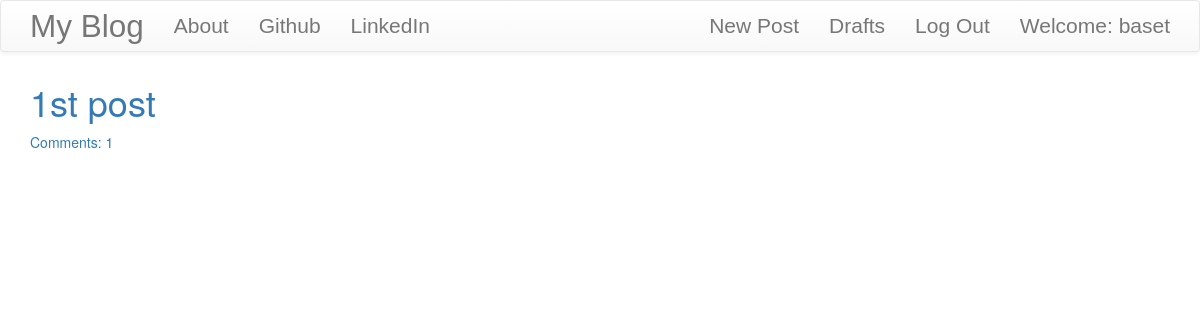
The app's page / (signed in), older data.
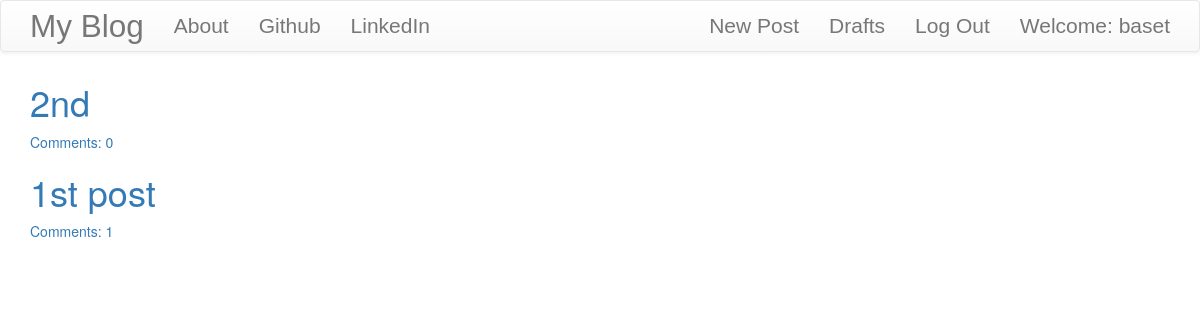
The same page, newer data.
### blog_app/models.py (models this page shows, shortened)
class Post(models.Model):
    author = models.ForeignKey('auth.User', on_delete=models.CASCADE)
    title = models.CharField(max_length=200)
    text = models.TextField()
    create_date = models.DateTimeField(default=timezone.now)
    published_date = models.DateTimeField(blank=True, null=True)
    def approve_comments(self):
        return self.comments.filter(approved_comment=True)

### blog_app/views.py (the view)
# urls.py: url(r'^$', views.PostListView.as_view(), name='post_list'),
class PostListView(ListView):
    model = Post
    def get_queryset(self):
        return Post.objects.filter(published_date__lte=timezone.now()).order_by('-published_date')

### blog_app/templates/blog_app/post_list.html (shortened to what this page needs)
{% extends "blog_app/base.html" %}
{% block content %}
    <div class="centerstage">
        {% for post in post_list %}
            <div class="post">
                <h1><a href="{% url 'post_detail' pk=post.pk %}">{{ post.title }}</a></h1>
                <a href="{% url 'post_detail' pk=post.pk %}">Comments: {{ post.approve_comments.count }}</a>
            </div>
        {% endfor %}
    </div>
{% endblock %}

### blog_app/templates/blog_app/base.html (shortened to what this page needs)
{% load static %}
<!DOCTYPE html>
<html lang="en">
<head>
    <link rel="stylesheet" href="https://maxcdn.bootstrapcdn.com/bootstrap/3.3.7/css/bootstrap.min.css"
>
    <link rel="stylesheet" href="https://maxcdn.bootstrapcdn.com/bootstrap/3.3.7/css/bootstrap-theme.min.css"
>
    <link rel="stylesheet" href="//cdn.jsdelivr.net/npm/medium-editor@latest/dist/css/medium-editor.min.css"
          type="text/css" media="screen" charset="utf-8">
    <link rel="stylesheet" href="{% static 'css/blog.css' %}">
</head>
<body class="loader">
<nav class="navbar navbar-default techfont custom-navbar">
    <div class="container">
        <ul class="nav navbar-nav">
            <li><a class="navbar-brand bigbrand" href="{% url 'post_list' %}"> My Blog</a></li>
            <li><a href="{% url 'about' %}">About</a></li>
            <li><a href="#">Github</a></li>
            <li><a href="#">LinkedIn</a></li>
        </ul>
        <ul class="nav navbar-nav navbar-right">
            {% if user.is_authenticated %}
            <li>
                <a href="{% url 'post_new' %}">New Post</a>
            </li>
            <li>
                <a href="{% url 'post_draft_list' %}">Drafts</a>
            </li>
            <li>
                <a href="{% url 'logout' %}">Log Out</a>
            </li>
            <li>
                <a>Welcome: {{ user.username }}</a>
            </li>
            {% else %}
            <li><a class="nav navbar-right" href="{% url 'login' %}"><span class="glyphicon glyphicon-user"></span></a></li>
            {% endif %}
        </ul>
    </div>
</nav>
    <div class="content container">
        <div class="row">
            <div class="col-md-8">
                <div class="blog_posts">
                    {% block content %}
                    {% endblock %}
                </div>
            </div>
        </div>
    </div>
</body>
</html>

### blog_app/static/css/blog.css (style rules this page uses)
.techfont { font-family: 'Russo One', sans-serif; font-size: 1.5em; margin-bottom: 10px; }
.bigbrand { font-size: 1.5em; }
.centerstage { margin-left: auto; margin-right: auto; }
.loader { filter: hue-rotate(0deg); color: linear-gradient(45deg, #0f8, #08f); animation: hue 10000ms infinite linear; }

Row changes from the older to the newer data that the page shows:
added Post: title "2nd", approve_comments.count "0"
